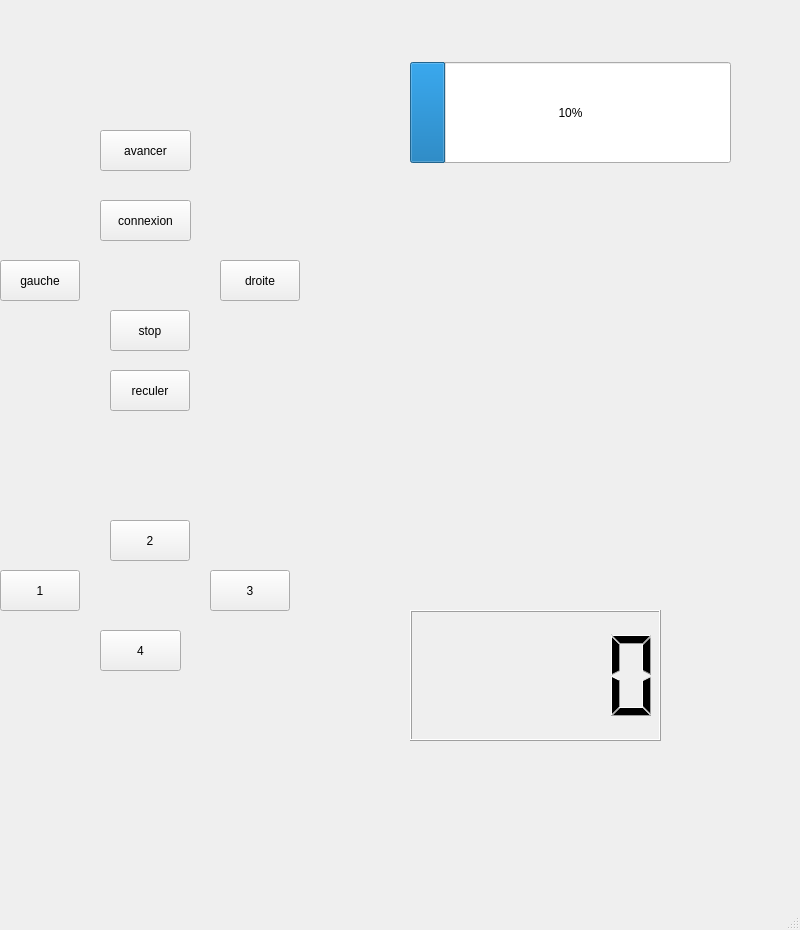
<?xml version="1.0" encoding="UTF-8"?>
<ui version="4.0">
 <class>MainWindow</class>
 <widget class="QMainWindow" name="MainWindow">
  <property name="geometry">
   <rect>
    <x>0</x>
    <y>0</y>
    <width>800</width>
    <height>930</height>
   </rect>
  </property>
  <property name="windowTitle">
   <string>MainWindow</string>
  </property>
  <widget class="QWidget" name="centralwidget">
   <widget class="QPushButton" name="gauche">
    <property name="geometry">
     <rect>
      <x>0</x>
      <y>260</y>
      <width>80</width>
      <height>41</height>
     </rect>
    </property>
    <property name="text">
     <string>gauche</string>
    </property>
   </widget>
   <widget class="QPushButton" name="avancer">
    <property name="geometry">
     <rect>
      <x>100</x>
      <y>130</y>
      <width>91</width>
      <height>41</height>
     </rect>
    </property>
    <property name="text">
     <string>avancer</string>
    </property>
   </widget>
   <widget class="QPushButton" name="connexion">
    <property name="geometry">
     <rect>
      <x>100</x>
      <y>200</y>
      <width>91</width>
      <height>41</height>
     </rect>
    </property>
    <property name="text">
     <string>connexion</string>
    </property>
   </widget>
   <widget class="QPushButton" name="stop">
    <property name="geometry">
     <rect>
      <x>110</x>
      <y>310</y>
      <width>80</width>
      <height>41</height>
     </rect>
    </property>
    <property name="text">
     <string>stop</string>
    </property>
   </widget>
   <widget class="QPushButton" name="reculer">
    <property name="geometry">
     <rect>
      <x>110</x>
      <y>370</y>
      <width>80</width>
      <height>41</height>
     </rect>
    </property>
    <property name="text">
     <string>reculer</string>
    </property>
   </widget>
   <widget class="QPushButton" name="droite">
    <property name="geometry">
     <rect>
      <x>220</x>
      <y>260</y>
      <width>80</width>
      <height>41</height>
     </rect>
    </property>
    <property name="text">
     <string>droite</string>
    </property>
   </widget>
   <widget class="QWidget" name="gridLayoutWidget">
    <property name="geometry">
     <rect>
      <x>400</x>
      <y>199</y>
      <width>331</width>
      <height>361</height>
     </rect>
    </property>
    <layout class="QGridLayout" name="camera"/>
   </widget>
   <widget class="QPushButton" name="bouger_1">
    <property name="geometry">
     <rect>
      <x>0</x>
      <y>570</y>
      <width>80</width>
      <height>41</height>
     </rect>
    </property>
    <property name="text">
     <string>1</string>
    </property>
    <property name="shortcut">
     <string>F, Return</string>
    </property>
   </widget>
   <widget class="QPushButton" name="bouger_2">
    <property name="geometry">
     <rect>
      <x>110</x>
      <y>520</y>
      <width>80</width>
      <height>41</height>
     </rect>
    </property>
    <property name="text">
     <string>2</string>
    </property>
    <property name="shortcut">
     <string>T, Return</string>
    </property>
   </widget>
   <widget class="QPushButton" name="bouger_3">
    <property name="geometry">
     <rect>
      <x>210</x>
      <y>570</y>
      <width>80</width>
      <height>41</height>
     </rect>
    </property>
    <property name="text">
     <string>3</string>
    </property>
    <property name="shortcut">
     <string>H, Return</string>
    </property>
   </widget>
   <widget class="QPushButton" name="bouger_4">
    <property name="geometry">
     <rect>
      <x>100</x>
      <y>630</y>
      <width>81</width>
      <height>41</height>
     </rect>
    </property>
    <property name="text">
     <string>4</string>
    </property>
    <property name="shortcut">
     <string>CapsLock</string>
    </property>
   </widget>
   <widget class="QProgressBar" name="batterie">
    <property name="geometry">
     <rect>
      <x>410</x>
      <y>62</y>
      <width>321</width>
      <height>101</height>
     </rect>
    </property>
    <property name="maximum">
     <number>220</number>
    </property>
    <property name="value">
     <number>24</number>
    </property>
   </widget>
   <widget class="QLCDNumber" name="lcdNumber">
    <property name="geometry">
     <rect>
      <x>410</x>
      <y>610</y>
      <width>251</width>
      <height>131</height>
     </rect>
    </property>
   </widget>
  </widget>
  <widget class="QMenuBar" name="menubar">
   <property name="geometry">
    <rect>
     <x>0</x>
     <y>0</y>
     <width>800</width>
     <height>21</height>
    </rect>
   </property>
  </widget>
  <widget class="QStatusBar" name="statusbar"/>
 </widget>
 <resources/>
 <connections/>
</ui>
